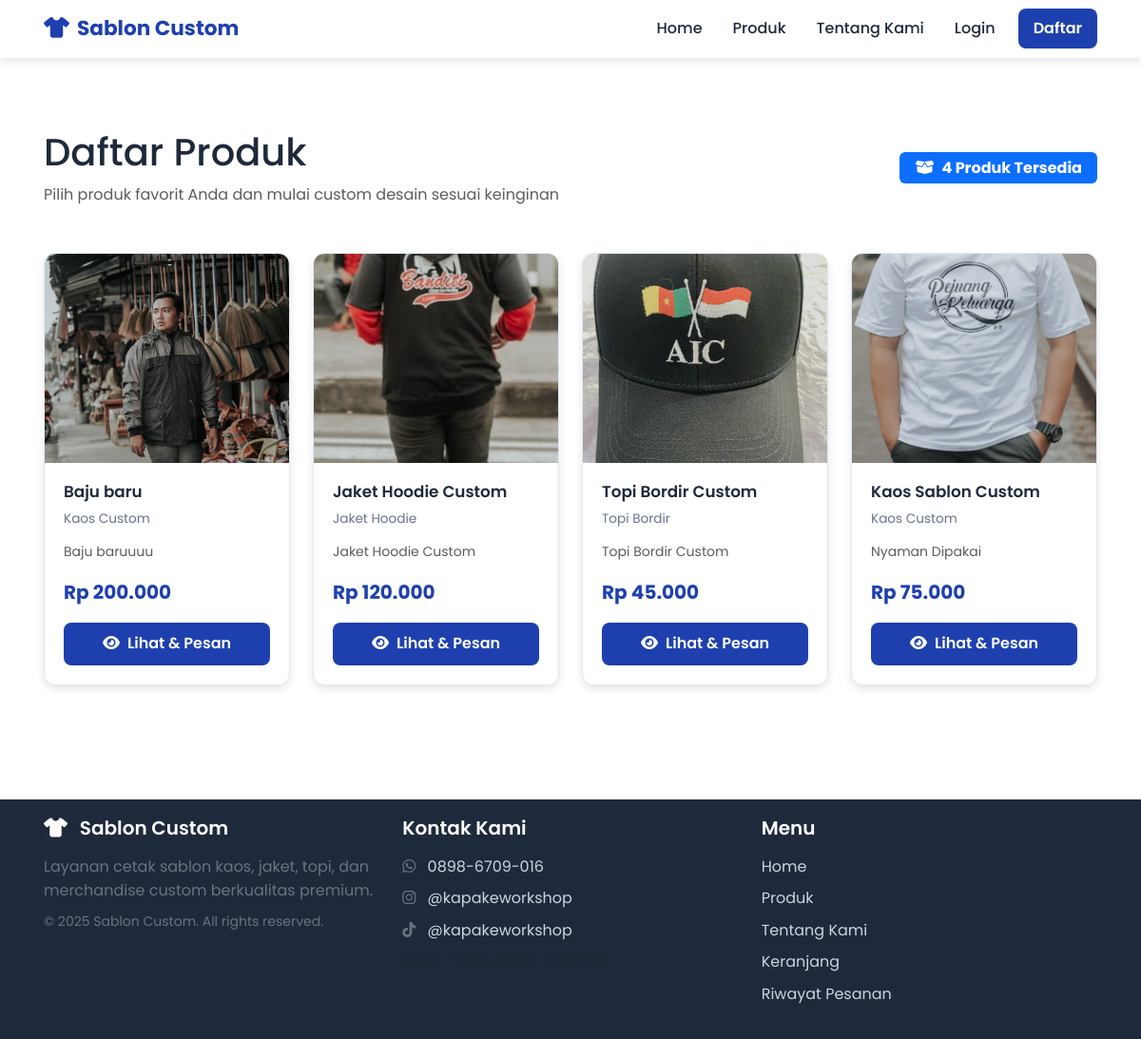
/products.php, run on the app's committed database.
### tables this page shows
CREATE TABLE `products` (
  `id` int(11) NOT NULL,
  `nama_produk` varchar(100) NOT NULL,
  `kategori` enum('Kaos Custom','Topi Bordir','Jaket Hoodie','Kemeja Custom') NOT NULL,
  `harga` decimal(12,2) NOT NULL,
  `deskripsi` text DEFAULT NULL,
  `foto` varchar(255) DEFAULT NULL,
  `created_at` timestamp NOT NULL DEFAULT current_timestamp()
);

### includes/functions.php (called while the page is built, shortened)
<?php
require_once __DIR__ . '/config.php';
function esc($s) {
    return htmlspecialchars($s, ENT_QUOTES, 'UTF-8');
}
function format_rupiah($number) {
    return 'Rp ' . number_format($number, 0, ',', '.');
}
function get_products() {
    global $conn;
    $sql = "SELECT * FROM products ORDER BY created_at DESC";
    $res = $conn->query($sql);
    return $res ? $res->fetch_all(MYSQLI_ASSOC) : [];
}
?>

### products.php (the view)
<?php
require_once __DIR__ . '/includes/header.php';
require_once __DIR__ . '/includes/functions.php';
$products = get_products();
?>
<div class="container">
  <section class="section-padding">
    <div class="row align-items-center mb-5" data-aos="fade-up">
      <div class="col-md-8">
        <h1 class="mb-2">Daftar Produk</h1>
        <p class="text-muted mb-0">Pilih produk favorit Anda dan mulai custom desain sesuai keinginan</p>
      </div>
      <div class="col-md-4 text-md-end">
        <span class="badge bg-primary px-3 py-2 fs-6">
          <i class="fa-solid fa-box-open me-2"></i><?php echo count($products); ?> Produk Tersedia
        </span>
      </div>
    </div>
    <div class="row row-cols-1 row-cols-sm-2 row-cols-md-3 row-cols-lg-4 g-4">
      <?php foreach ($products as $index => $p): ?>
        <div class="col" data-aos="fade-up" data-aos-delay="<?php echo 50 + ($index * 30); ?>">
          <div class="product-card">
            <div class="img-wrapper">
              <?php
                $img = !empty($p['foto']) ? 'assets/img/' . $p['foto'] : 'https://via.placeholder.com/300x220?text=' . urlencode($p['nama_produk']);
              ?>
              <img src="<?php echo esc($img); ?>" alt="<?php echo esc($p['nama_produk']); ?>">
            </div>
            <div class="card-body">
              <h5 class="product-name"><?php echo esc($p['nama_produk']); ?></h5>
              <p class="product-category"><?php echo esc($p['kategori']); ?></p>
              <p class="text-muted small text-truncate mb-3"><?php echo esc($p['deskripsi']); ?></p>
              <div class="product-price"><?php echo format_rupiah($p['harga']); ?></div>
              <a href="product_detail.php?id=<?php echo $p['id']; ?>" class="btn btn-order">
                <i class="fa-solid fa-eye me-2"></i>Lihat & Pesan
              </a>
            </div>
          </div>
        </div>
      <?php endforeach; ?>
    </div>
  </section>
</div>
<?php require_once __DIR__ . '/includes/footer.php'; ?>

### assets/css/style.css (style rules this page uses)
:root { --primary: #1E40AF; --primary-light: #3B82F6; --secondary: #64748b; --bg-main: #ffffff; --bg-light: #f1f5f9; --text: #1e293b; --text-muted: #64748b; --shadow: 0 4px 8px rgba(0,0,0,0.1); --shadow-hover: 0 8px 20px rgba(30,64,175,0.15); --brand: #3b82f6; --brand-600: #2563eb; --accent: #60a5fa; --muted: #6b7280; --bg: #f8fafc; --card: #ffffff; --soft-border: #e6eefc; --danger: #ef4444; --success: #10b981; --pay: #2563eb; --radius: 12px; }
html, body { height: 100%; scroll-behavior: smooth; }
body { margin:0; padding:0; background: var(--bg-main); font-family: 'Poppins', 'Inter', system-ui, -apple-system, 'Segoe UI', Roboto, sans-serif; color: var(--text); -webkit-font-smoothing:antialiased; -moz-osx-font-smoothing:grayscale; font-size: 16px; line-height: 1.6; }
.section-padding { padding: 60px 0; }
.product-card { background: #fff; border-radius: 12px; overflow:hidden; box-shadow: var(--shadow); transition: all 0.3s ease; border: 1px solid #e2e8f0; height:100%; }
.product-card .img-wrapper { position:relative; overflow:hidden; height:220px; background: var(--bg-light); }
.product-card .img-wrapper img { width:100%; height:100%; object-fit:cover; transition: transform 0.4s ease; }
.product-card .card-body { padding:1.25rem; }
.product-card .product-name { font-weight:600; font-size:1.05rem; color: var(--text); margin-bottom:0.5rem; }
.product-card .product-category { font-size:0.85rem; color: var(--text-muted); margin-bottom:0.75rem; }
.product-card .product-price { font-size:1.25rem; font-weight:700; color: var(--primary); margin-bottom:1rem; }
.product-card .btn-order { width:100%; background: var(--primary); color: #fff; padding:0.65rem; border-radius:8px; font-weight:600; transition: all 0.3s ease; border:0; }
.container { max-width:1140px; margin: 0 auto; padding: 0 16px; }
.btn { border-radius:10px; padding:8px 14px; font-weight:600; transition: transform .14s ease, box-shadow .14s ease; }
.text-muted { color:var(--muted); }

### data on the page
products: foto (picture), nama_produk "Baju baru", kategori "Kaos Custom", deskripsi "Baju baruuuu", harga "Rp 200.000"
products: foto (picture), nama_produk "Jaket Hoodie Custom", kategori "Jaket Hoodie", deskripsi "Jaket Hoodie Custom", harga "Rp 120.000"
products: foto (picture), nama_produk "Topi Bordir Custom", kategori "Topi Bordir", deskripsi "Topi Bordir Custom", harga "Rp 45.000"
products: foto (picture), nama_produk "Kaos Sablon Custom", kategori "Kaos Custom", deskripsi "Nyaman Dipakai", harga "Rp 75.000"

### other printed values
count($products) "4"
